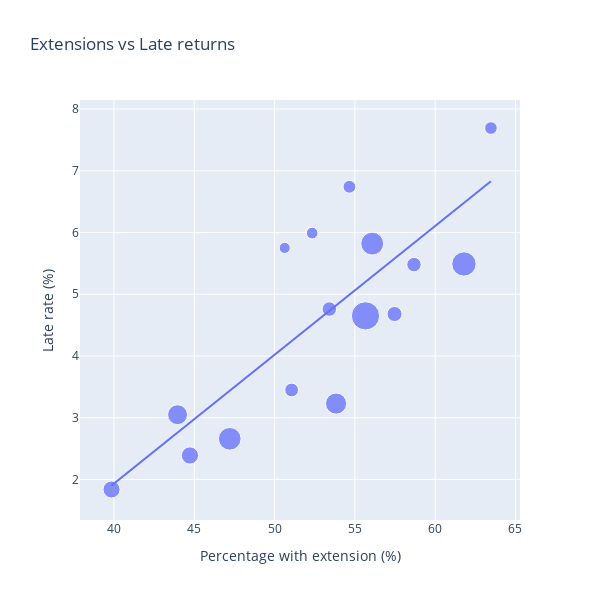

Source (notebook cell):
### Markdown cell above
This looks quite interesting. “Bibliothek der Dinge” stands out as a strong outlier, while the remaining media types appear to follow a fairly linear pattern. In the next step, we exclude “Bibliothek der Dinge” and revisit the plot. We also compute the Pearson correlation coefficient.

### Code cell
table_without_bdd = per_media_type_table[per_media_type_table["Medientyp"] != "Bibliothek der Dinge"].copy()

x = table_without_bdd["pct_with_extension"].to_numpy()
y = table_without_bdd["late_rate"].to_numpy()

pearson_coefficient = np.corrcoef(x, y)[0, 1]

print(f"Pearson r: {pearson_coefficient:.3f}")
show_per_media_type_scatter_plot(table_without_bdd)

### Figure 1 — Plotly figure (JSON) as saved in the notebook; plotly's stock layout.template omitted (floating-point values rounded to 4 significant figures)
{"data": [{"customdata": [[6745.0, 90.34], [7429.0, 92.34], [3007.0, 76.93], [247900.0, 294.5], [1671.0, 70.08], [332000.0, 333.0], [18740.0, 117.2], [19390.0, 118.4], [24920.0, 127.5], [663200.0, 450.0], [12930.0, 105.8], [168300.0, 251.5], [124800.0, 223.5], [237900.0, 289.6], [56950.0, 167.2], [54010.0, 164.1]], "hovertemplate": "<b>%{hovertext}</b><br><br>Percent with extension=%{x:.2f}<br>Late rate=%{y:.2f}<br>amount fo loans=%{customdata[0]}<extra></extra>", "hovertext": ["Sprachkurse", "Konsolenspiel", "Blu-Ray", "DVD", "Kamishibai", "Sachbuch", "Spiele", "Tonie", "Fremdsprachige Belletristik", "Kinder u. Jugendbuch", "Zeitschriften", "Kinder u. Jugend-CD", "Comic", "Belletristik", "Hörbuch", "Musik-CD"], "legendgroup": "", "marker": {"color": "#636efa", "size": [90.34, 92.34, 76.93, 294.5, 70.08, 333.0, 117.2, 118.4, 127.5, 450.0, 105.8, 251.5, 223.5, 289.6, 167.2, 164.1], "sizemode": "area", "sizeref": 1.125, "symbol": "circle", "opacity": 0.75}, "mode": "markers", "name": "", "orientation": "v", "showlegend": false, "x": [63.47, 54.66, 52.34, 56.08, 50.63, 61.79, 58.68, 53.41, 57.47, 55.66, 51.06, 53.83, 43.96, 47.21, 44.73, 39.85], "xaxis": "x", "y": [7.69, 6.74, 5.99, 5.82, 5.75, 5.49, 5.48, 4.76, 4.68, 4.65, 3.45, 3.23, 3.05, 2.66, 2.39, 1.84], "yaxis": "y", "type": "scatter"}, {"hovertemplate": "<b>OLS trendline</b><br>late_rate = 0.208495 * pct_with_extension + -6.40455<br>R<sup>2</sup>=0.641757<br><br>Percent with extension=%{x:.2f}<br>Late rate=%{y:.2f} <b>(trend)</b><extra></extra>", "legendgroup": "", "marker": {"color": "#636efa", "symbol": "circle", "opacity": 0.75}, "mode": "lines", "name": "", "showlegend": false, "x": [39.85, 43.96, 44.73, 47.21, 50.63, 51.06, 52.34, 53.41, 53.83, 54.66, 55.66, 56.08, 57.47, 58.68, 61.79, 63.47], "xaxis": "x", "y": [1.904, 2.761, 2.921, 3.438, 4.152, 4.241, 4.508, 4.731, 4.819, 4.992, 5.2, 5.288, 5.578, 5.83, 6.478, 6.829], "yaxis": "y", "type": "scatter"}], "layout": {"xaxis": {"anchor": "y", "domain": [0.0, 1.0], "title": {"text": "Percentage with extension (%)"}}, "yaxis": {"anchor": "x", "domain": [0.0, 1.0], "title": {"text": "Late rate (%)"}}, "legend": {"tracegroupgap": 0, "itemsizing": "constant"}, "title": {"text": "Extensions vs Late returns"}, "width": 600, "height": 600}}
